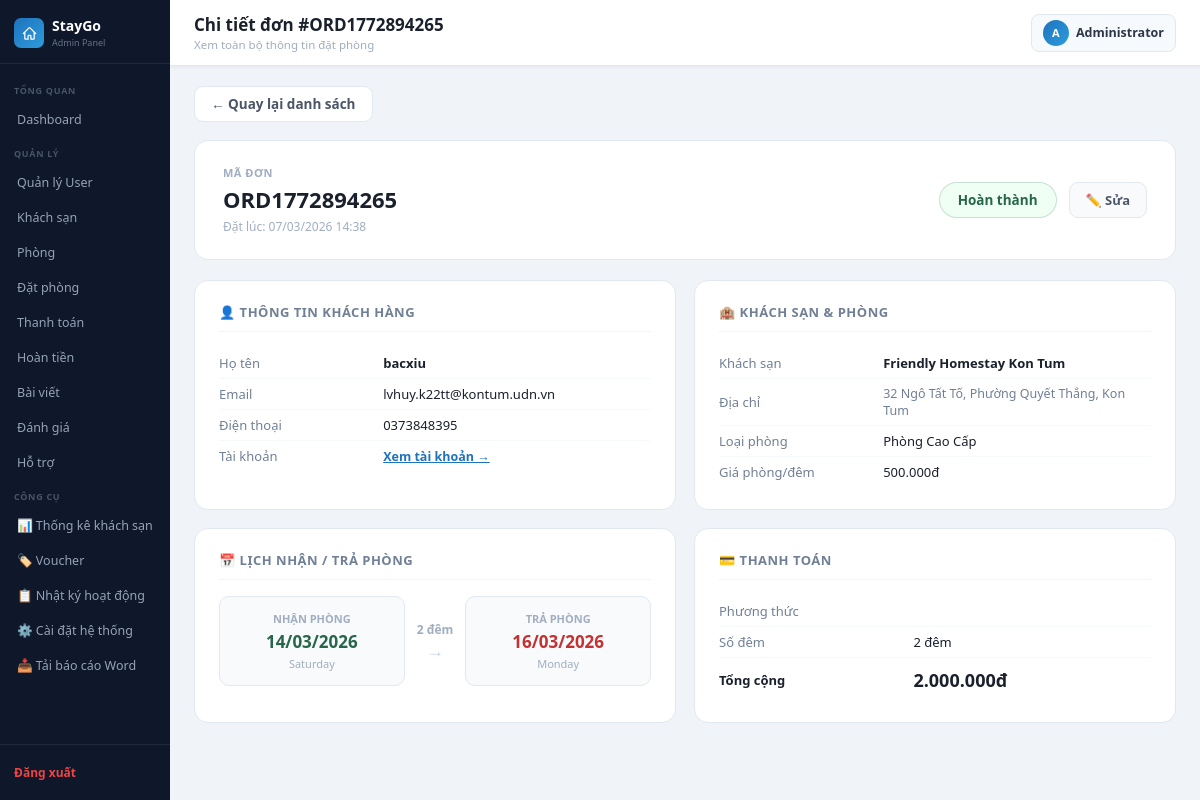
The page /admin_lvhuy_kontum/booking_detail.php?id=3 (signed in) on the database its author committed.
### tables this page shows
CREATE TABLE `bookings` (
  `id` int(11) NOT NULL,
  `order_code` varchar(30) NOT NULL,
  `user_id` int(11) DEFAULT NULL,
  `room_id` int(11) DEFAULT NULL,
  `full_name` varchar(100) DEFAULT NULL,
  `email` varchar(100) DEFAULT NULL,
  `phone` varchar(20) DEFAULT NULL,
  `check_in` date DEFAULT NULL,
  `check_out` date DEFAULT NULL,
  `total_price` decimal(10,2) DEFAULT NULL,
  `payment_method` enum('bank','momo','vnpay','hotel','card') NOT NULL,
  `note` text DEFAULT NULL,
  `voucher_code` varchar(30) DEFAULT NULL,
  `discount_amount` decimal(10,2) NOT NULL DEFAULT 0.00,
  `status` varchar(20) NOT NULL DEFAULT 'pending',
  `created_at` timestamp NOT NULL DEFAULT current_timestamp(),
  `updated_at` timestamp NULL DEFAULT NULL ON UPDATE current_timestamp(),
  `refund_requested` tinyint(1) DEFAULT 0,
  `refund_requested_at` datetime DEFAULT NULL,
  `refund_amount` decimal(15,2) DEFAULT 0.00
);

CREATE TABLE `hotels` (
  `id` int(11) NOT NULL,
  `name` varchar(150) DEFAULT NULL,
  `address` varchar(255) DEFAULT NULL,
  `description` text DEFAULT NULL,
  `image` varchar(255) DEFAULT NULL,
  `created_at` timestamp NOT NULL DEFAULT current_timestamp(),
  `updated_at` timestamp NULL DEFAULT NULL ON UPDATE current_timestamp(),
  `location_id` int(11) DEFAULT NULL,
  `rating` decimal(2,1) DEFAULT 0.0,
  `review_text` varchar(50) DEFAULT NULL,
  `review_count` int(11) DEFAULT 0,
  `price` int(11) DEFAULT NULL,
  `old_price` int(11) DEFAULT NULL,
  `checkin_time` varchar(10) DEFAULT '14:00',
  `checkout_time` varchar(10) DEFAULT '12:00',
  `is_active` tinyint(1) DEFAULT 0,
  `is_weekend_deal` tinyint(1) NOT NULL DEFAULT 0,
  `star_category` tinyint(1) NOT NULL DEFAULT 3 COMMENT '1-5 sao (hang khach san)'
);

CREATE TABLE `rooms` (
  `id` int(11) NOT NULL,
  `hotel_id` int(11) DEFAULT NULL,
  `room_name` varchar(100) DEFAULT NULL,
  `bed_type` varchar(100) DEFAULT NULL,
  `price` decimal(10,2) DEFAULT NULL,
  `quantity` int(11) DEFAULT NULL,
  `is_active` tinyint(1) NOT NULL DEFAULT 1,
  `description` text DEFAULT NULL,
  `max_guests` int(11) NOT NULL DEFAULT 2,
  `created_at` timestamp NOT NULL DEFAULT current_timestamp(),
  `updated_at` timestamp NULL DEFAULT NULL ON UPDATE current_timestamp(),
  `image` varchar(255) DEFAULT NULL
);

### admin_lvhuy_kontum/booking_detail.php (the view, shortened to what this page needs)
<?php
include("../config/database.php");
$id = isset($_GET['id']) ? (int)$_GET['id'] : 0;
$booking = $conn->query("
    SELECT b.*,
        u.full_name AS user_full_name, u.email AS user_email, u.phone AS user_phone, u.id AS user_id,
        r.room_name, r.price AS room_price, r.id AS room_id,
        h.name AS hotel_name, h.address AS hotel_address, h.id AS hotel_id
    FROM bookings b
    LEFT JOIN users  u  ON b.user_id  = u.id
    LEFT JOIN rooms  r  ON b.room_id  = r.id
    LEFT JOIN hotels h  ON r.hotel_id = h.id
    WHERE b.id = $id
")->fetch_assoc();
$page_title    = 'Chi tiết đơn #' . htmlspecialchars($booking['order_code']);
$page_subtitle = 'Xem toàn bộ thông tin đặt phòng';
include("../includes/admin_header.php");
$status_map = [
    'pending'   => ['Chờ xác nhận', '#b7791f', '#fffbeb'],
    'confirmed' => ['Đã xác nhận',  '#1e73be', '#ebf8ff'],
    'cancelled' => ['Đã huỷ',       '#c53030', '#fff5f5'],
    'completed' => ['Hoàn thành',   '#276749', '#f0fff4'],
];
$sm = $status_map[$booking['status']] ?? ['Không rõ', '#718096', '#f7fafc'];
$nights = 0;
if ($booking['check_in'] && $booking['check_out']) {
    $nights = (int)round((strtotime($booking['check_out']) - strtotime($booking['check_in'])) / 86400);
}
?>
<div style="margin-bottom:18px">
    <a href="bookings.php" style="display:inline-flex;align-items:center;gap:6px;color:#4a5568;text-decoration:none;font-size:13.5px;font-weight:600;
        padding:8px 16px;border:1.5px solid #e2e8f0;border-radius:9px;background:#fff;transition:background .15s"
        onmouseover="this.style.background='#f8fafc'" onmouseout="this.style.background='#fff'">
        ← Quay lại danh sách
    </a>
</div>
<div style="background:#fff;border-radius:14px;border:1.5px solid #e2e8f0;padding:24px 28px;margin-bottom:20px;display:flex;align-items:center;justify-content:space-between;flex-wrap:wrap;gap:14px">
    <div>
        <div style="font-size:11px;color:#a0aec0;font-weight:700;text-transform:uppercase;letter-spacing:.5px;margin-bottom:4px">Mã đơn</div>
        <div style="font-size:22px;font-weight:800;color:#1a202c"><?= htmlspecialchars($booking['order_code']) ?></div>
        <div style="font-size:12px;color:#a0aec0;margin-top:4px">
            Đặt lúc: <?= date('d/m/Y H:i', strtotime($booking['created_at'])) ?>
        </div>
    </div>
    <div style="display:flex;align-items:center;gap:12px;flex-wrap:wrap">
        <span style="padding:8px 18px;border-radius:20px;font-size:13.5px;font-weight:700;
            color:<?= $sm[1] ?>;background:<?= $sm[2] ?>;border:1.5px solid <?= $sm[1] ?>33">
            <?= $sm[0] ?>
        </span>
        <a href="booking_edit.php?id=<?= $booking['id'] ?>"
           style="display:inline-flex;align-items:center;gap:5px;padding:8px 16px;background:#f8fafc;color:#4a5568;border:1.5px solid #e2e8f0;border-radius:9px;text-decoration:none;font-size:13px;font-weight:600">
            ✏️ Sửa
        </a>
    </div>
</div>
<div style="display:grid;grid-template-columns:1fr 1fr;gap:18px;margin-bottom:20px">
    <div style="background:#fff;border-radius:14px;border:1.5px solid #e2e8f0;padding:22px 24px">
        <div style="font-size:13px;font-weight:700;color:#718096;text-transform:uppercase;letter-spacing:.5px;margin-bottom:16px;border-bottom:1px solid #f1f5f9;padding-bottom:10px">
            👤 Thông tin khách hàng
        </div>
        <table style="width:100%;border-collapse:collapse;font-size:13.5px">
            <tr>
                <td style="padding:6px 0;color:#718096;width:38%">Họ tên</td>
                <td style="padding:6px 0;font-weight:600;color:#1a202c"><?= htmlspecialchars($booking['full_name'] ?? '—') ?></td>
            </tr>
            <tr>
                <td style="padding:6px 0;color:#718096">Email</td>
                <td style="padding:6px 0;color:#1a202c"><?= htmlspecialchars($booking['email'] ?? '—') ?></td>
            </tr>
            <tr>
                <td style="padding:6px 0;color:#718096">Điện thoại</td>
                <td style="padding:6px 0;color:#1a202c"><?= htmlspecialchars($booking['phone'] ?? '—') ?></td>
            </tr>
            <?php if ($booking['user_id']): ?>
            <tr>
                <td style="padding:6px 0;color:#718096">Tài khoản</td>
                <td style="padding:6px 0">
                    <a href="edit_user.php?action=edit&id=<?= $booking['user_id'] ?>"
                       style="color:#1e73be;font-size:12.5px;font-weight:600">
                        Xem tài khoản →
                    </a>
                </td>
            </tr>
            <?php endif; ?>
        </table>
    </div>
    <div style="background:#fff;border-radius:14px;border:1.5px solid #e2e8f0;padding:22px 24px">
        <div style="font-size:13px;font-weight:700;color:#718096;text-transform:uppercase;letter-spacing:.5px;margin-bottom:16px;border-bottom:1px solid #f1f5f9;padding-bottom:10px">
            🏨 Khách sạn & Phòng
        </div>
        <table style="width:100%;border-collapse:collapse;font-size:13.5px">
            <tr>
                <td style="padding:6px 0;color:#718096;width:38%">Khách sạn</td>
                <td style="padding:6px 0;font-weight:600;color:#1a202c"><?= htmlspecialchars($booking['hotel_name'] ?? '—') ?></td>
            </tr>
            <tr>
                <td style="padding:6px 0;color:#718096">Địa chỉ</td>
                <td style="padding:6px 0;color:#718096;font-size:12.5px"><?= htmlspecialchars($booking['hotel_address'] ?? '—') ?></td>
            </tr>
            <tr>
                <td style="padding:6px 0;color:#718096">Loại phòng</td>
                <td style="padding:6px 0;color:#1a202c"><?= htmlspecialchars($booking['room_name'] ?? '—') ?></td>
            </tr>
            <tr>
                <td style="padding:6px 0;color:#718096">Giá phòng/đêm</td>
                <td style="padding:6px 0;color:#1a202c"><?= $booking['room_price'] ? number_format($booking['room_price'], 0, ',', '.') . 'đ' : '—' ?></td>
            </tr>
        </table>
    </div>
    <div style="background:#fff;border-radius:14px;border:1.5px solid #e2e8f0;padding:22px 24px">
        <div style="font-size:13px;font-weight:700;color:#718096;text-transform:uppercase;letter-spacing:.5px;margin-bottom:16px;border-bottom:1px solid #f1f5f9;padding-bottom:10px">
            📅 Lịch nhận / trả phòng
        </div>
        <div style="display:grid;grid-template-columns:1fr auto 1fr;gap:12px;align-items:center;margin-bottom:14px">
            <div style="text-align:center;padding:14px;background:#f8fafc;border-radius:10px;border:1.5px solid #e2e8f0">
                <div style="font-size:11px;color:#a0aec0;font-weight:600;margin-bottom:4px">NHẬN PHÒNG</div>
                <div style="font-size:17px;font-weight:800;color:#276749">
                    <?= $booking['check_in'] ? date('d/m/Y', strtotime($booking['check_in'])) : '—' ?>
                </div>
                <?php if ($booking['check_in']): ?>
                <div style="font-size:11px;color:#a0aec0;margin-top:3px"><?= date('l', strtotime($booking['check_in'])) ?></div>
                <?php endif; ?>
            </div>
            <div style="text-align:center">
                <div style="font-size:12px;font-weight:700;color:#a0aec0"><?= $nights ?> đêm</div>
                <div style="color:#cbd5e0;font-size:18px">→</div>
            </div>
            <div style="text-align:center;padding:14px;background:#f8fafc;border-radius:10px;border:1.5px solid #e2e8f0">
                <div style="font-size:11px;color:#a0aec0;font-weight:600;margin-bottom:4px">TRẢ PHÒNG</div>
                <div style="font-size:17px;font-weight:800;color:#c53030">
                    <?= $booking['check_out'] ? date('d/m/Y', strtotime($booking['check_out'])) : '—' ?>
                </div>
                <?php if ($booking['check_out']): ?>
                <div style="font-size:11px;color:#a0aec0;margin-top:3px"><?= date('l', strtotime($booking['check_out'])) ?></div>
                <?php endif; ?>
            </div>
        </div>
    </div>
    <div style="background:#fff;border-radius:14px;border:1.5px solid #e2e8f0;padding:22px 24px">
        <div style="font-size:13px;font-weight:700;color:#718096;text-transform:uppercase;letter-spacing:.5px;margin-bottom:16px;border-bottom:1px solid #f1f5f9;padding-bottom:10px">
            💳 Thanh toán
        </div>
        <table style="width:100%;border-collapse:collapse;font-size:13.5px">
            <tr>
                <td style="padding:6px 0;color:#718096;width:45%">Phương thức</td>
                <td style="padding:6px 0;font-weight:600;color:#1a202c">
                </td>
            </tr>
            <tr>
                <td style="padding:6px 0;color:#718096">Số đêm</td>
                <td style="padding:6px 0;color:#1a202c"><?= $nights ?> đêm</td>
            </tr>
            <tr>
                <td style="padding:10px 0 4px;color:#1a202c;font-weight:700;border-top:1.5px solid #f1f5f9">Tổng cộng</td>
                <td style="padding:10px 0 4px;font-size:18px;font-weight:800;color:#1a202c;border-top:1.5px solid #f1f5f9">
                    <?= number_format($booking['total_price'], 0, ',', '.') ?>đ
                </td>
            </tr>
        </table>
    </div>
</div>
<?php include("../includes/admin_footer.php"); ?>

### includes/admin_header.php (shortened to what this page needs)
<?php
$current_page = basename($_SERVER['PHP_SELF']);
$admin_name   = htmlspecialchars($_SESSION['admin_name'] ?? 'Admin');
$admin_avatar = strtoupper(mb_substr($_SESSION['admin_name'] ?? 'A', 0, 1));
?>
<!DOCTYPE html>
<html lang="vi">
<head>
    <link rel="stylesheet" href="/assets/css/admin.css">
</head>
<body>
<div class="admin-wrapper">
<aside class="sidebar">
    <div class="sidebar-brand">
        <div class="brand-icon">
        </div>
        <div>
            <h2>StayGo</h2>
            <span>Admin Panel</span>
        </div>
    </div>
    <nav class="sidebar-menu">
        <div class="menu-label">Tổng quan</div>
        <a href="/admin_lvhuy_kontum/dashboard.php"
           class="<?= $current_page === 'dashboard.php' ? 'active' : '' ?>">
            Dashboard
        </a>
        <div class="menu-label">Quản lý</div>
        <a href="/admin_lvhuy_kontum/users.php"
           class="<?= $current_page === 'users.php' ? 'active' : '' ?>">
            Quản lý User
        </a>
        <a href="/admin_lvhuy_kontum/hotels.php"
           class="<?= $current_page === 'hotels.php' ? 'active' : '' ?>">
            Khách sạn
        </a>
        <a href="/admin_lvhuy_kontum/rooms.php"
           class="<?= $current_page === 'rooms.php' ? 'active' : '' ?>">
            Phòng
        </a>
        <a href="/admin_lvhuy_kontum/bookings.php"
           class="<?= $current_page === 'bookings.php' ? 'active' : '' ?>">
            Đặt phòng
        </a>
        <a href="/admin_lvhuy_kontum/payments.php"
           class="<?= $current_page === 'payments.php' ? 'active' : '' ?>">
            Thanh toán
        </a>
        <a href="/admin_lvhuy_kontum/refund_requests.php"
           class="<?= $current_page === 'refund_requests.php' ? 'active' : '' ?>">
            Hoàn tiền
        </a>
        <a href="/admin_lvhuy_kontum/blog_list.php"
           class="<?= in_array($current_page, ['blog_list.php', 'blog_form.php']) ? 'active' : '' ?>">
            Bài viết
        </a>
        <a href="/admin_lvhuy_kontum/reviews.php"
           class="<?= $current_page === 'reviews.php' ? 'active' : '' ?>">
            Đánh giá
        </a>
        <a href="/admin_lvhuy_kontum/support_requests.php"
           class="<?= $current_page === 'support_requests.php' ? 'active' : '' ?>">
            Hỗ trợ
        </a>
        <div class="menu-label">Công cụ</div>
        <a href="/admin_lvhuy_kontum/hotel_stats.php"
           class="<?= $current_page === 'hotel_stats.php' ? 'active' : '' ?>">
            📊 Thống kê khách sạn
        </a>
        <a href="/admin_lvhuy_kontum/vouchers.php"
           class="<?= $current_page === 'vouchers.php' ? 'active' : '' ?>">
            🏷️ Voucher
        </a>
        <a href="/admin_lvhuy_kontum/activity_log.php"
           class="<?= $current_page === 'activity_log.php' ? 'active' : '' ?>">
            📋 Nhật ký hoạt động
        </a>
        <a href="/admin_lvhuy_kontum/site_settings.php"
           class="<?= $current_page === 'site_settings.php' ? 'active' : '' ?>">
            ⚙️ Cài đặt hệ thống
        </a>
        <a href="/download_report.php" target="_blank">
            📥 Tải báo cáo Word
        </a>
    </nav>
    <div class="sidebar-footer">
        <a href="/auth/logout_admin.php">
            Đăng xuất
        </a>
    </div>
</aside>
<div class="main">
    <div class="topbar">
        <div class="topbar-left">
            <h1><?= $page_title ?? 'Admin' ?></h1>
            <p><?= $page_subtitle ?? date('d/m/Y') ?></p>
        </div>
        <div class="topbar-right">
            <div class="topbar-admin">
                <div class="admin-avatar"><?= $admin_avatar ?></div>
                <?= $admin_name ?>
            </div>
        </div>
    </div>
    <div class="content">

### rows shown on the page
bookings: order_code "Chi tiết đơn #ORD1772894265", order_code "ORD1772894265", created_at "07/03/2026 14:38", status "Hoàn thành", full_name "bacxiu", email "lvhuy.k22tt@kontum.udn.vn", phone "0373848395", hotels.name "Friendly Homestay Kon Tum", hotels.address "32 Ngô Tất Tố, Phường Quyết Thắng, Kon Tum", room.room_name "Phòng Cao Cấp", room.price "500.000", check_in "14/03/2026", check_in "Saturday", nights "2", check_out "16/03/2026", check_out "Monday", total_price "2.000.000"

### other values the page prints
$page_subtitle "Xem toàn bộ thông tin đặt phòng"
$admin_avatar "A"
$admin_name "Administrator"
